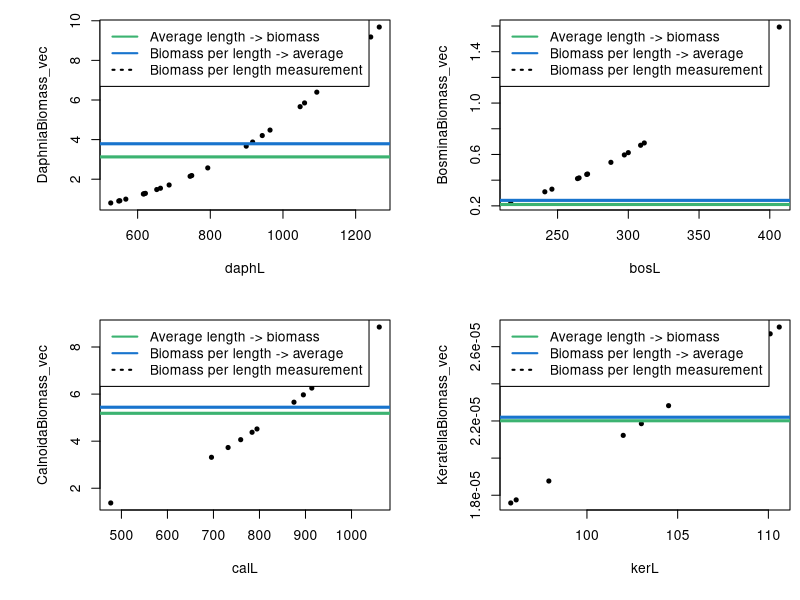

R code for this plot:
# DOY 150 # 
# Plot assessing Biomass/AvgLength v. avgBiomass/Length 
# 2 x 2 plots 
# Average Length v. average derived biomass ===========================
# Daphnia Equation
daphL = c(548.1,1155.4,1265,	1179.8,	621.4	,1142,	1241.5,	1093.1,	686.7	,567.5,	793,	617.9,	1047.2,	551,	662.8,	652.6,	943,
      898.9,	1059.4,	916.5,	744.4,	615.8,	526	,964.4,	748.9)
daphmeanL = mean(daphL)
daph_al_b = 3.127476
daph_ab_l = 3.7890964

# Bosmina Equation 
bosL = c(406.7, 216.9,265.2,311.3,246,308.7, 241,271.2, 297.2,270.6,287.7,264.1,300)
bosmeanL = mean(bosL)
bos_al_b = 0.210466547
bos_ab_l = 0.242648057


# Calanoida Equation 
calL = c(984.6,895.4, 1060.3,476.8,875,759.2,913.7,984.4,731.8,695.7, 794.6,783.9,1000.9)
calmeanL = mean(calL)
cal_al_b = 5.182699198
cal_ab_l = 5.440892499

# Keratella Equation 
kerL = c(109.2,104.5,96.1,103,110.6,102,110.1,95.8,97.9)
kermeanL = mean(kerL)
ker_al_b = 2.20105E-05
ker_ab_l = 2.21996E-05

# Combine vectors into dataframes 
DaphniaBiomass_vec <- as.numeric((1.5*10^-8)*(daphL^2.84)) # Vector of Daphnia Biomass 
BosminaBiomass_vec <- as.numeric(26.6*((bosL/1000)^3.13)) # Vector of Bosmina Biomass
CalnoidaBiomass_vec <- as.numeric((7.9*10^-7)*(calL^2.33)) # Vector of Calanoid Biomass
KeratellaBiomass_vec <- as.numeric((0.02)*((kerL/1000)^3)) # Vector of Keratella Biomass

daph <- data.frame(daphL, DaphniaBiomass_vec)
bos <- data.frame(bosL, BosminaBiomass_vec)
cal <- data.frame(calL, CalnoidaBiomass_vec)
ker <- data.frame(kerL, KeratellaBiomass_vec)

windows(height= 12, width = 16)
par(mfrow = c(2,2), mai=c(0.9,1,0.2,0.1))
plot(DaphniaBiomass_vec~daphL, pch=20, data=daph) # variations in length don't seem to be insanely disproportional
abline(h = 3.127476, col = 'mediumseagreen', lwd=3) # Average Length then take biomass 
abline(h = 3.7890964, col = 'dodgerblue3', lwd=3) # Derive biomass per length measurement then take average 
legend('topleft', legend = c('Average length -> biomass', 'Biomass per length -> average', 'Biomass per length measurement'), lty=c(1, 1, 3), col=c('mediumseagreen', 'dodgerblue3', 'black'), lwd=2)

plot(BosminaBiomass_vec~bosL, pch=20, data=bos)
abline(h = bos_al_b, col = 'mediumseagreen', lwd=3) # Average Length then take biomass 
abline(h = bos_ab_l, col = 'dodgerblue3', lwd=3) # Derive biomass per length measurement then take average 
legend('topleft', legend = c('Average length -> biomass', 'Biomass per length -> average', 'Biomass per length measurement'), lty=c(1, 1, 3), col=c('mediumseagreen', 'dodgerblue3', 'black'), lwd=2)

plot(CalnoidaBiomass_vec~calL, pch=20, data=bos)
abline(h = cal_al_b, col = 'mediumseagreen', lwd=3) # Average Length then take biomass 
abline(h = cal_ab_l, col = 'dodgerblue3', lwd=3) # Derive biomass per length measurement then take average 
legend('topleft', legend = c('Average length -> biomass', 'Biomass per length -> average', 'Biomass per length measurement'), lty=c(1, 1, 3), col=c('mediumseagreen', 'dodgerblue3', 'black'), lwd=2)

plot(KeratellaBiomass_vec~kerL, pch=20, data=bos)
abline(h = ker_al_b, col = 'mediumseagreen', lwd=3) # Average Length then take biomass 
abline(h = ker_ab_l, col = 'dodgerblue3', lwd=3) # Derive biomass per length measurement then take average 
legend('topleft', legend = c('Average length -> biomass', 'Biomass per length -> average', 'Biomass per length measurement'), lty=c(1, 1, 3), col=c('mediumseagreen', 'dodgerblue3', 'black'), lwd=2)
